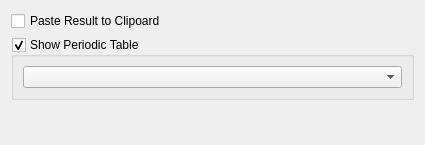
<?xml version="1.0" encoding="UTF-8"?>
<ui version="4.0">
 <class>periodicConfig</class>
 <widget class="QWidget" name="periodicConfig">
  <property name="geometry">
   <rect>
    <x>0</x>
    <y>0</y>
    <width>425</width>
    <height>145</height>
   </rect>
  </property>
  <property name="sizePolicy">
   <sizepolicy hsizetype="Preferred" vsizetype="Minimum">
    <horstretch>0</horstretch>
    <verstretch>0</verstretch>
   </sizepolicy>
  </property>
  <property name="layoutDirection">
   <enum>Qt::LeftToRight</enum>
  </property>
  <layout class="QGridLayout" name="gridLayout">
   <item row="0" column="0">
    <widget class="QCheckBox" name="pasteToCliboard">
     <property name="text">
      <string>Paste Result to Clipoard</string>
     </property>
    </widget>
   </item>
   <item row="2" column="0">
    <widget class="QGroupBox" name="showPeriodic">
     <property name="title">
      <string>Show Periodic Table</string>
     </property>
     <property name="checkable">
      <bool>true</bool>
     </property>
     <layout class="QVBoxLayout" name="verticalLayout">
      <item>
       <widget class="KComboBox" name="tabletyp"/>
      </item>
     </layout>
    </widget>
   </item>
   <item row="3" column="0">
    <spacer name="verticalSpacer">
     <property name="orientation">
      <enum>Qt::Vertical</enum>
     </property>
     <property name="sizeHint" stdset="0">
      <size>
       <width>20</width>
       <height>40</height>
      </size>
     </property>
    </spacer>
   </item>
  </layout>
 </widget>
 <customwidgets>
  <customwidget>
   <class>KComboBox</class>
   <extends>QComboBox</extends>
   <header>kcombobox.h</header>
  </customwidget>
 </customwidgets>
 <resources/>
 <connections/>
</ui>
